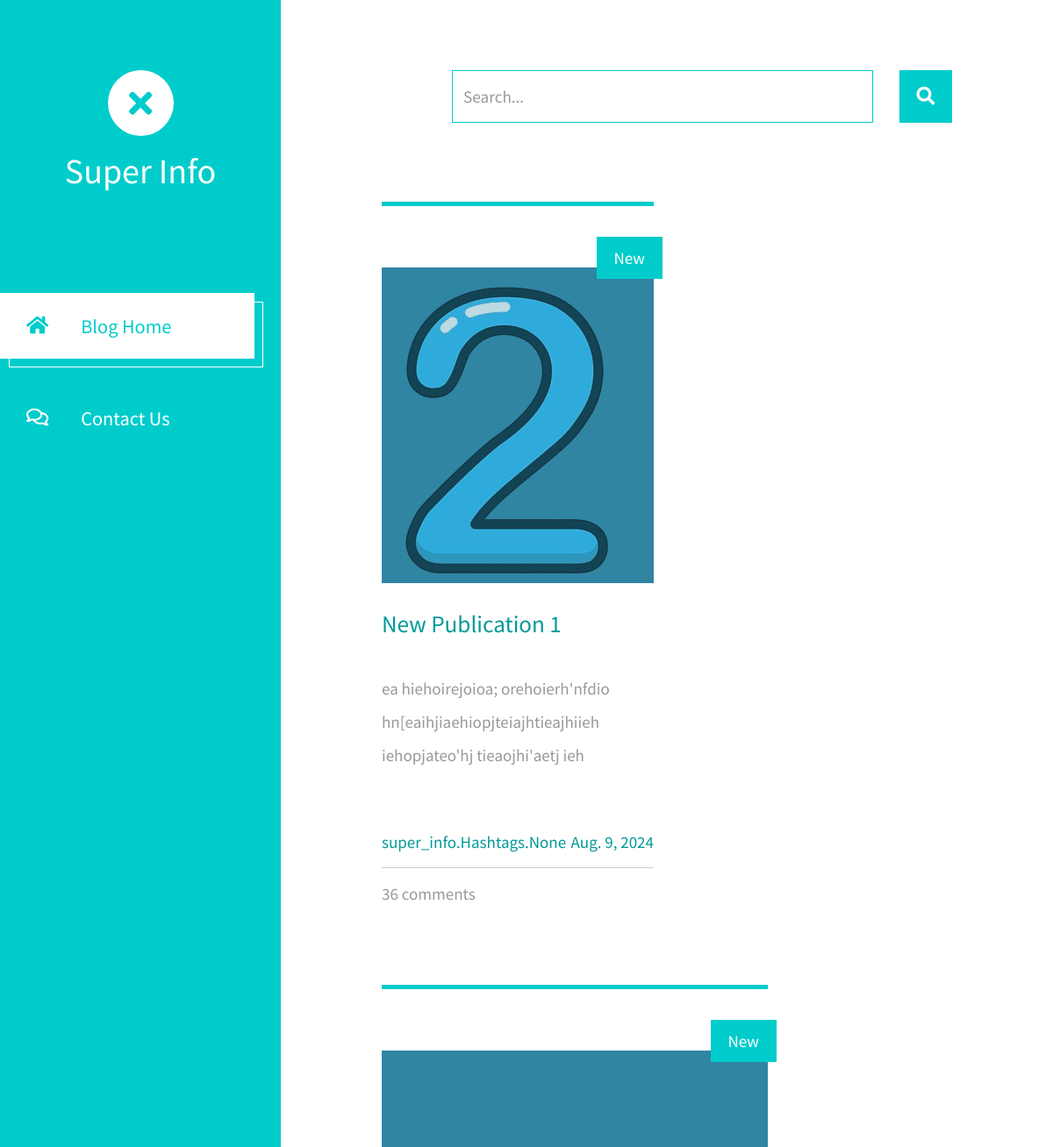
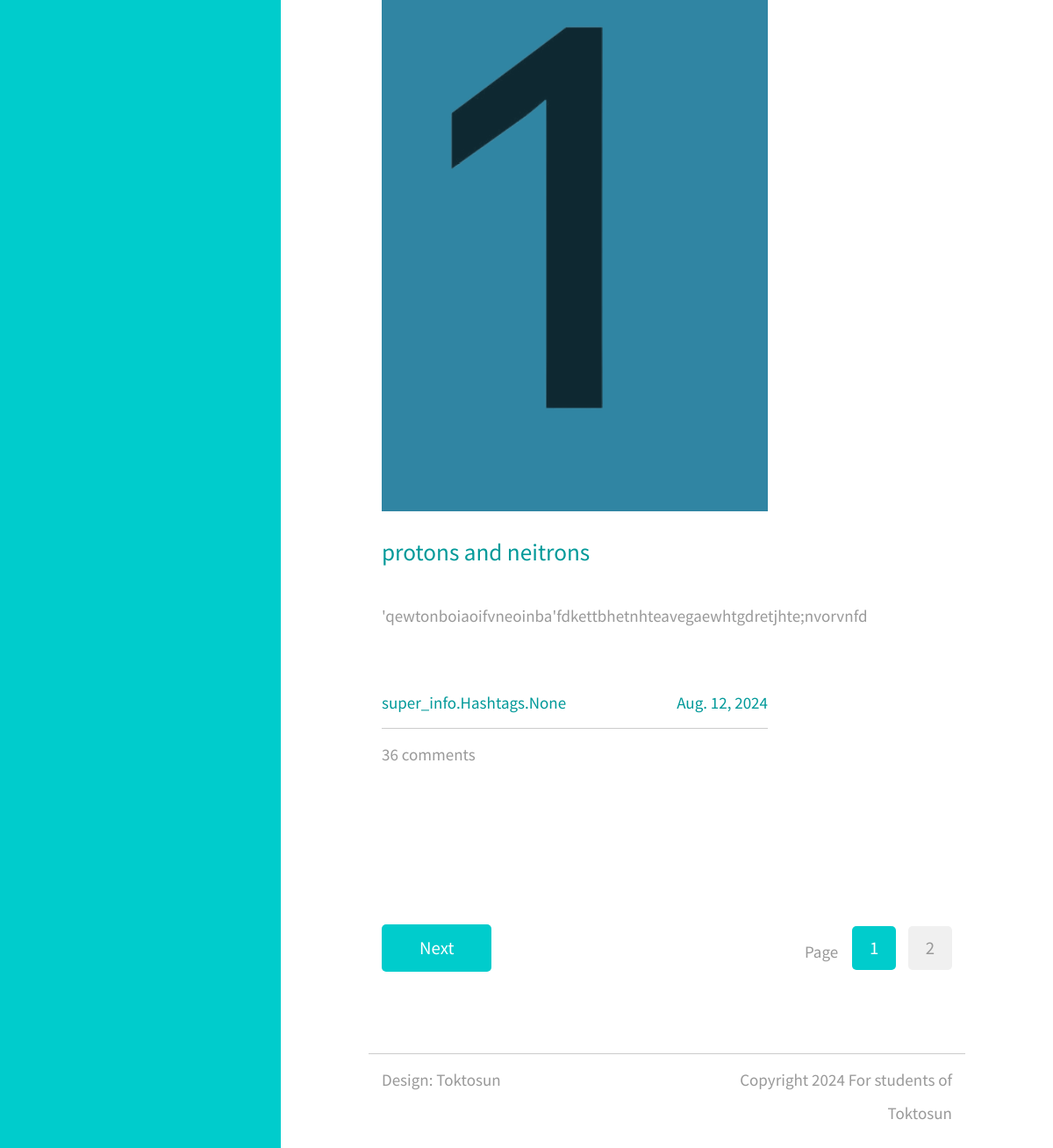
The app's page /en-us/home/ with its own data (2 pictures, top to bottom).
### super_info/models.py (models this page shows, shortened)
class Publications(models.Model):
   category = models.ForeignKey(Category, on_delete=models.CASCADE, related_name='publication', null=True)
   hashtags = models.ManyToManyField(Hashtags, related_name='publication')
   title = models.CharField(max_length=255)
   short_description = models.TextField(null=True)
   description = models.TextField()
   img = models.ImageField(null=True)
   datetime = models.DateField()
   is_active = models.BooleanField(default=True)

### super_info/views.py (the view)
# urls.py: path('home/', HomeView.as_view(), name='home-list'),
class HomeView(TemplateView):
   template_name = 'index.html'
   def get_context_data(self, **kwargs):
      publication = Publications.objects.all()
      paginator = Paginator(publication, 2)
      page_number = self.request.GET.get('page', 1)
      page_obj = paginator.get_page(page_number)
      context = {
         'page_obj': page_obj,
         'publications': Publications.objects.filter(is_active=True)
      }
      return context

### templates/index.html (shortened to what this page needs)
{% load static %}
{% load i18n %}
<html>
    <html lang="en">
    <head>
        <link rel="stylesheet" href="{% static 'fontawesome/css/all.min.css' %}">
        <link href="{% static 'css/bootstrap.min.css' %}" rel="stylesheet">
        <link href="{% static 'css/templatemo-xtra-blog.css' %}" rel="stylesheet">
    </head>
    <body>
        <header class="tm-header" id="tm-header">
            <div class="tm-header-wrapper">
                <div class="tm-site-header">
                    <div class="mb-3 mx-auto tm-site-logo"><i class="fas fa-times fa-2x"></i></div>
                    <h1 class="text-center">{% trans 'Super Info' %}</h1>
                </div>
                <nav class="tm-nav" id="tm-nav">
                    <ul>
                        <li class="tm-nav-item active">
                            <a href="{% url 'home-list' %}" class="tm-nav-link">
                                <i class="fas fa-home"></i>
                                Blog Home
                            </a>
                        </li>
                        <li class="tm-nav-item">
                            <a href="{% url 'contact-list' %}" class="tm-nav-link">
                            <i class="far fa-comments"></i>
                            Contact Us
                            </a>
                        </li>
                    </ul>
                </nav>
            </div>
        </header>
        <div class="container-fluid">
            <main class="tm-main">
                <div class="row tm-row">
                    <div class="col-12">
                        <form method="GET" class="form-inline tm-mb-80 tm-search-form">
                            <input class="form-control tm-search-input" name="query" type="text" placeholder="Search..." aria-label="Search">
                            <button class="tm-search-button" type="submit">
                                <i class="fas fa-search tm-search-icon" aria-hidden="true"></i>
                            </button>
                        </form>
                    </div>
                </div>
                <div class="row tm-row">
                    {% for item in page_obj %}
                    <article class="col-12 col-md-6 tm-post">
                        <hr class="tm-hr-primary">
                        <a href="{% url 'detail-list' item.id %}" class="effect-lily tm-post-link tm-pt-60">
                            <div class="tm-post-link-inner">
                                <img src="{{ item.img.url }}" alt="Image" class="img-fluid">
                            </div>
                            <span class="position-absolute tm-new-badge">New</span>
                            <h2 class="tm-pt-30 tm-color-primary tm-post-title">{{ item.title }}</h2>
                        </a>
                        <p class="tm-pt-30">
                            {{item.short_description}}
                        </p>
                        <div class="d-flex justify-content-between tm-pt-45">
                            <span class="tm-color-primary">{{item.hashtags}}</span>
                            <span class="tm-color-primary">{{item.datetime}}</span>
                        </div>
                        <hr>
                        <div class="d-flex justify-content-between">
                            <span>36 comments</span>
                        </div>
                    </article>
                    {% endfor %}
                </div>
                <div class="row tm-row tm-mt-100 tm-mb-75">
                    <div class="tm-prev-next-wrapper">
                        {% if page_obj.has_next %}
                        <a href="?page={{ page_obj.next_page_number }}" class="mb-2 tm-btn tm-btn-primary tm-prev-next">Next</a>
                        {% endif %}
                    </div>
                    <div class="tm-paging-wrapper">
                        <span class="d-inline-block mr-3">Page</span>
                        <nav class="tm-paging-nav d-inline-block">
                            <ul>
                                {% for p in page_obj.paginator.page_range %}
                                <li class="tm-paging-item {% if page_obj.number == p %} active {% endif %}">
                                    <a href="?page={{ p }}" class="mb-2 tm-btn tm-paging-link">{{ p }}</a>
                                </li>
                                {% endfor %}
                            </ul>
                        </nav>
                    </div>
                </div>
                <footer class="row tm-row">
                    <hr class="col-12">
                    <div class="col-md-6 col-12 tm-color-gray">
                        Design: Toktosun
                    </div>
                    <div class="col-md-6 col-12 tm-color-gray tm-copyright">
                        Copyright 2024 For students of Toktosun
                    </div>
                </footer>
            </main>
        </div>
    </body>
</html>

### assets/css/templatemo-xtra-blog.css (style rules this page uses)
html { overflow-x: hidden; }
body { margin: 0; padding: 0; font-family: 'Source Sans Pro', sans-serif; font-size: 19px; line-height: 2em; overflow-x: hidden; }
p, span { color: #999; }
hr { border-top-color: #CCC; margin-top: 10px; margin-bottom: 10px; }
.form-control::placeholder { color: #999; }
.tm-header { background-color: #0CC; color: white; position: fixed; top: 0; left: 0; bottom: 0; z-index: 100; width: 400px; overflow-y: visible; }
.tm-header-wrapper { overflow-y: scroll; scrollbar-width: none; -ms-overflow-style: none; padding: 30px; width: 100%; height: 100%; }
.tm-site-header { margin-top: 50px; margin-bottom: 115px; }
.tm-site-logo { width: 75px; height: 75px; border-radius: 50%; background-color: white; display: flex; align-items: center; justify-content: center; }
.tm-site-logo i { color: #0CC; }
.tm-main { margin-left: 400px; padding: 80px 100px 25px; }
.tm-post { max-width: 470px; }
.tm-row { max-width: 980px; justify-content: space-between; }
.tm-nav { margin-bottom: 100px; }
.tm-nav-item { list-style: none; margin-bottom: 30px; }
.tm-nav-link { color: white; background-color: transparent; height: 75px; width: 100%; max-width: 300px; display: flex; align-items: center; font-size: 1.4rem; padding: 30px; }
.tm-nav-item:hover .tm-nav-link, .tm-nav-item.active .tm-nav-link { color: #0CC; background-color: white; text-decoration: none; }
.tm-nav ul { position: relative; }
.tm-nav-item:hover:after, .tm-nav-item.active:after { content: ''; width: 100%; max-width: 300px; height: 75px; display: block; border: 1px solid white; margin-left: 10px; margin-top: -65px; position: absolute; z-index: -1000; }
.tm-nav-link i { margin-right: 37px; }
ul { margin: 0; padding: 0; }
.tm-nav { margin-left: -30px; }
.tm-search-form { display: flex; align-items: center; justify-content: flex-end; }
.form-inline .form-control.tm-search-input { display: block; height: 60px; width: 480px; margin-right: 30px; border-radius: 0; border-color: #0CC; font-size: 1.2rem; }
.tm-search-button { width: 60px; height: 60px; border: none; background-color: #0CC; transition: all 0.3s ease; }
.tm-search-icon { color: white; font-size: 1.3rem; }
.tm-post-link { display: block; position: relative; cursor: pointer; }
.tm-post-link-inner { overflow: hidden; background: #3085a3; }
.tm-post-link img { position: relative; display: block; min-height: 100%; max-width: 100%; opacity: 0.8; }
.effect-lily img { max-width: none; width: -webkit-calc(100% + 50px); width: calc(100% + 50px); opacity: 0.7; -webkit-transition: opacity 0.35s, -webkit-transform 0.35s; transition: opacity 0.35s, transform 0.35s; -webkit-transform: translate3d(-40px,0, 0); transform: translate3d(-40px,0,0); }
.tm-post { margin-bottom: 75px; }
.tm-new-badge { top: 25px; right: -10px; background-color: #0CC; color: white; padding: 5px 20px; }
.tm-post-title { font-size: 1.7rem; transition: all 0.3s ease; }
.tm-btn { display: inline-block; border-radius: 5px; font-size: 1.3rem; transition: all 0.3s ease; }
.tm-btn-primary { background-color: #0CC; color: white; padding: 8px 43px; border: none; }
.tm-paging-nav ul li { list-style: none; display: inline-block; margin-right: 10px; }
.tm-paging-nav ul li:last-child { margin-right: 0; }
.tm-paging-link { background-color: #F0F0F0; color: #999; width: 50px; height: 50px; display: flex; align-items: center; justify-content: center; }
.tm-paging-item .tm-paging-link:hover, .tm-paging-item.active .tm-paging-link { background-color: #0CC; color: white; }
.tm-paging-wrapper { display: flex; justify-content: flex-end; align-items: center; }
.tm-prev-next-wrapper, .tm-paging-wrapper { flex: 0 0 50%; max-width: 50%; padding-left: 15px; padding-right: 15px; }
.tm-copyright { text-align: right; }
hr.tm-hr-primary { border-top: 5px solid #0CC; }
.form-control { height: 45px; border-color: #0CC; border-radius: 0; }
.tm-pt-30 { padding-top: 30px; }
.tm-pt-45 { padding-top: 45px; }
.tm-pt-60 { padding-top: 60px; }
.tm-mb-75 { margin-bottom: 75px; }
.tm-mb-80 { margin-bottom: 80px; }
.tm-mt-100 { margin-top: 100px; }
.tm-color-primary, span.tm-color-primary { color: #099; }
a.tm-color-gray, .tm-color-gray { color: #999; }
@media (max-width: 1540px) { .tm-header { width: 320px; } }
@media (max-width: 1540px) { .tm-main { margin-left: 320px; width: calc(100% - 320px); } }

### records on screen
Publications: img (picture), title "New Publication 1", short_description "ea hiehoirejoioa; orehoierh'nfdio hn[eaihjiaehiopjteiajhtieajhiieh iehopjateo'hj tieaojhi'aetj ieh", hashtags "super_info.Hashtags.None", datetime "Aug. 9, 2024"
Publications: img (picture), title "protons and neitrons", short_description "'qewtonboiaoifvneoinba'fdkettbhetnhteavegaewhtgdretjhte;nvorvnfd", hashtags "super_info.Hashtags.None", datetime "Aug. 12, 2024"

### other values on screen
{{ p }} "1" "2"
